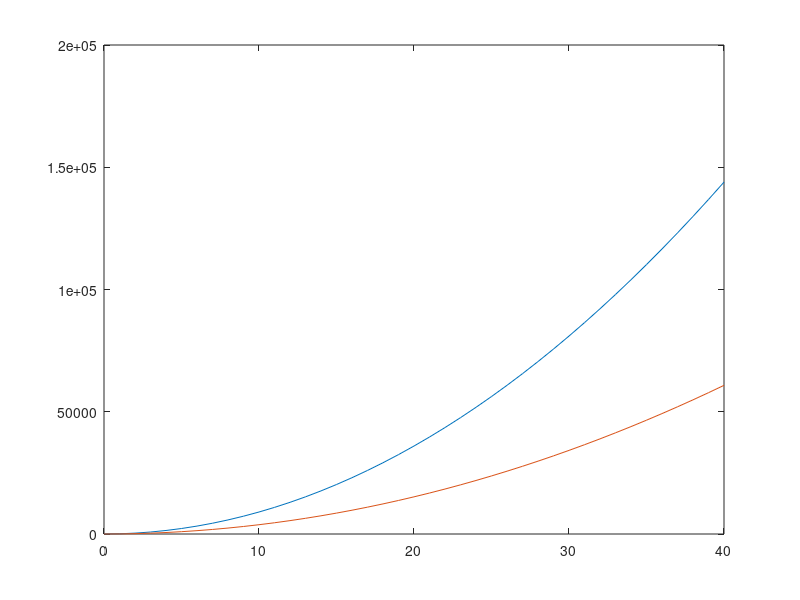

Write MATLAB code to recreate this figure. (Note: this script raises an error after producing the figure.)
%% Computation of the power of a kite
close all; clear; clc;

%% variables

A = 1000; % m^2, kite area
vmax = 75; % km/h, max wind speed
vbat = 35; % km/h, cruising boat speed
rho = 1.228; % kg/m^3, air density at sea level
m = 440; % kg, kite mass
AR = 4.5; % - , aspect ratio
AOA = 20; % deg, angle of attack

g = 9.81; % m/s^2

v = vbat:1:vmax

% convert to right units

AOA = deg2rad(AOA);

vrel_kmh = v-vbat;

vrel = vrel_kmh/3.6

%% compute lift and drag coefficients
Cl0 = @(AOA) 2*pi.*AOA;
Cl = @(AOA) Cl0(AOA)./(1 + Cl0(AOA)/(pi*AR));

Cd0 = @(AOA) 1.28.*sin(AOA);
Cd = @(AOA) Cd0(AOA) + Cl(AOA).^2/(0.7*pi*AR);

%% compute forces

% lift
getL = @(vrel, AOA) Cl(AOA)*A*rho.*vrel.^2/2; % N
L = getL(vrel, AOA);
disp(['Maximum lift: ' num2str(L(end), 2) ' N'])

% poids de la voile
Ft = m*g;

% drag
getD = @(vrel, AOA) Cd(AOA)*A*rho.*vrel.^2/2; % N
D = getD(vrel, AOA);
disp(['Maximum drag: ' num2str(D(end), 2) ' N'])

% plot
figure();
plot(vrel_kmh, L); hold on;
plot(vrel_kmh, D);
yline(Ft);
hold off;
xlabel('Relative wind speed [km/h]');
ylabel('Force [N]');
legend('lift', 'drag', 'kite weight', 'Location', 'northwest');
grid on;

%% max kite power

getPlloyd = @(vrel, AOA) 1/2*rho*Cl(AOA)*(Cl(AOA)/Cd(AOA))^2.*vrel.^3; % W

Plloyd = getPlloyd(vrel, AOA);

disp(['Maximum power Loyd formula: ' num2str(Plloyd(end)/1e6, 2) ' MW'])

% P = F*v

vbat_ms = vbat/3.6;

getP = @(AOA) vbat_ms * D;

P = getP(AOA);

disp(['Maximum power with P = D*v_boat: ' num2str(P(end)/1e6, 2) ' MW'])


%% influence of angle of attack
v = vmax;

AOAdeg = 0:1:45; % deg, test various angles
AOA = deg2rad(AOAdeg);
